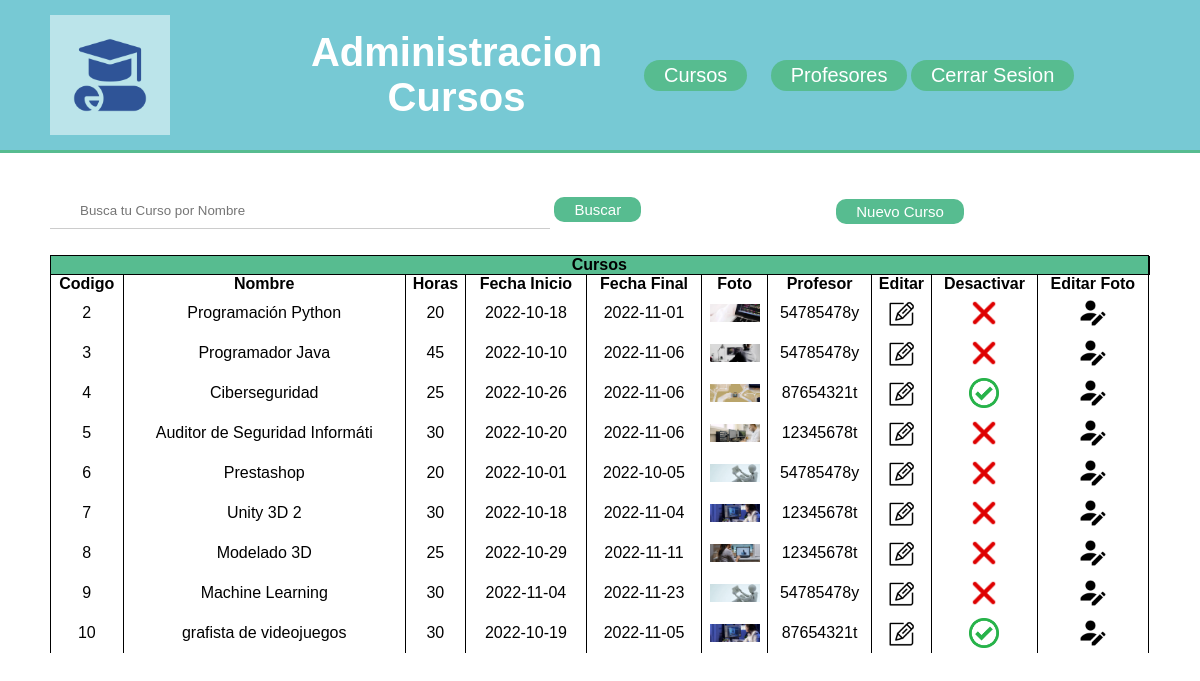
Page /Admin/cursos_admin.php (signed in) on the committed database.
### tables this page shows
CREATE TABLE `cursos` (
  `codigo` int(11) NOT NULL,
  `nombre` varchar(30) NOT NULL,
  `descripcion` text NOT NULL,
  `horas` int(11) NOT NULL,
  `fecha inicio` date NOT NULL,
  `fecha final` date NOT NULL,
  `foto` varchar(30) NOT NULL,
  `profesor` varchar(9) NOT NULL,
  `activo` tinyint(1) NOT NULL DEFAULT 1
);

### Admin/funciones.php (called while the page is built, shortened)
<?php
function listado_cursos($con){
    $sql = "SELECT * FROM cursos";
    if($resultado = $con->query($sql)){
        while($row = $resultado->fetch_assoc()){
            $lista[] = $row;
        }
    }
    return $lista;
}
?>

### Admin/cursos_admin.php (the view, shortened to what this page needs)
<head>
    <link href="estilo_admin.css" rel="stylesheet" type="text/css">
</head>
<body>
    <?php
    if(isset($_SESSION['admin'])){
    include('funciones.php');
    $con = conectar();
    ?>
    <header>
        <section>
            <div class="Logo"><a href="inicio.php"><img src='../logo/logo1.jpg' class="Logo"></a></div>
            <div class="Titulo"><h1>Administracion Cursos</h1></div>
            <div class="Boton_cursos"><a href="cursos_admin.php" class="boton_cursos">Cursos</a></div>
            <div class="Boton_profes"><a href="profesores_admin.php" class="boton_profes">Profesores</a></div>
            <div class="cerrar_sesion"><a href="cerrar_sesion.php" class="cerrar_sesion">Cerrar Sesion</a></div>
        </section>
    </header>
    <div class="Todo">
        <?php
            if(!isset($_POST['busqueda'])){
                $lista = listado_cursos($con);
            }
        ?>
        <div class="buscador">
            <form action='cursos_admin.php' method='POST'>
                <input type="text" id="busqueda" name="busqueda" placeholder="Busca tu Curso por Nombre" autocomplete="off" class="busqueda"></input>
                <input type="submit" id="submit" value="Buscar" class="buscar"></input>
            </form>
        </div>
        <div class="Nuevo_registro">
            <a href="registro_cursos.php" class="boton_nuevo">Nuevo Curso</a>
        </div>
        <div class="tabla">
            <table class="cursos">
                <tr><td colspan="10" class="titulo_cursos"><b>Cursos</b><td></tr>
                <tr>
                    <th>Codigo</th>
                    <th>Nombre</th>
                    <th>Horas</th>
                    <th>Fecha Inicio</th>
                    <th>Fecha Final</th>
                    <th>Foto</th>
                    <th>Profesor</th>
                    <th>Editar</th>
                    <th>Desactivar</th>
                    <th>Editar Foto</th>
                </tr>
            <?php
                foreach($lista as $clave => $valor){
                    echo "<tr>";
                    unset($valor['descripcion']);
                    $activo = $valor['activo'];
                    unset($valor['activo']);
                    foreach($valor as $clave1 => $valor1){
                        if($clave1 == 'foto'){
                            echo "<td><img src=".$valor1." /></td>";
                        }else{
                            echo "<td>".$valor1."</td>";
                        }
                    }
                    echo "<td class='celda_imagen'><a href='editar_cursos.php?codigo=".$valor['codigo']."'><img src='../imagenes/editar.png' class='editar'></a></td>";
                    if($activo == 1){
                        echo "<td class='celda_imagen'><a href='editar_cursos.php?codigo=".$valor['codigo']."&eliminar=1'><img src='../imagenes/check_rojo.png' class='eliminar'></a></td>";
                    }else{
                        echo "<td class='celda_imagen'><a href='editar_cursos.php?codigo=".$valor['codigo']."&eliminar=0'><img src='../imagenes/check.png' class='eliminar'></a></td>";
                    }
                    echo "<td class='celda_imagen'><a href='editar_foto_curso.php?codigo=".$valor['codigo']."'><img src='../imagenes/editar_foto.png' class='eliminar'></a></td>";
                    echo "</tr>";
                }
            ?>
            </table>
        </div>
    </div>
        <?php
        }else{
            echo "Debes Validarte...";
            echo "<meta http-equiv=REFRESH content=2,URL=login.php>";
        }
        ?>
</body>
</html>

### Admin/estilo_admin.css (style rules this page uses)
* { margin: 0; padding: 0; box-sizing: 0; }
body { font-family: Arial, Helvetica, sans-serif; }
header { background-color: #77c9d4; height: 150px; background-size: cover; background-repeat: no-repeat; border-bottom: #57BC90 3px solid; }
section { max-width: 1100px; margin: auto; height: 100%; display: flex; flex-direction: row; align-content: end; align-items: center; }
section > div { width: 25%; }
div.Logo { align-items: center; float: left; width: 25%; }
div.Logo > a { margin: 0px auto; }
img.Logo { height: 120px; width: 120px; margin: 0px auto; }
div.titulo { align-items: center; float: left; width: 35%; }
h1 { color: white; float: left; font-size: 40px; font-weight: bold; margin: 1em 0; text-align: center; margin: 0px auto; }
div.boton_cursos { display: flex; align-items: center; float: left; width: 15%; }
a.boton_cursos { float:left; color: white; text-decoration: none; background: #57BC90; padding: 4px 20px; border-radius: 30px; font-size: 20px; margin: 0px auto; }
div.boton_profes { display: flex; align-items: center; float: left; width: 15%; }
a.boton_profes { float:left; color: white; text-decoration: none; background: #57BC90; padding: 4px 20px; border-radius: 30px; font-size: 20px; margin: 0px auto; }
a.cerrar_sesion { float:left; color: white; text-decoration: none; background: #57BC90; padding: 4px 20px; border-radius: 30px; font-size: 20px; margin: 0px auto; }
img.editar { width: 40px; }
img.eliminar { width: 30px; }
table.cursos,table.profesores { margin: 1px auto; border-collapse: collapse; width: 100%; }
td.titulo_cursos,td.titulo_profesores { background-color: #57BC90; border: 1px solid black; text-align: center; }
td,th { border-right: 1px solid black; border-left: 1px solid black; text-align: center; }
td.celda_imagen { text-align: center; }
div.todo { max-width: 1100px; margin: 40px auto; height: 70%; }
form { margin: 0px auto; display: block; position: relative; }
input.busqueda { background-size: 24px; width: 500px; border: transparent; border-bottom: solid 1px #ccc; padding: 10px 10px 10px 30px; outline: none; }
input.buscar { color: white; text-decoration: none; background: #57BC90; padding: 4px 20px; border: none; border-radius: 10px; font-size: 15px; margin: 0px auto; cursor: pointer; }
div.buscador { width: 600px; float: left; }
div.Nuevo_registro { height: 37px; display: flex; align-items: center; }
a.boton_nuevo { text-align: end; margin-right: 20px; color: white; text-decoration: none; background: #57BC90; padding: 4px 20px; border-radius: 10px; font-size: 15px; margin: 0px auto; }
div.tabla { margin-top: 25px; }
img { width: 50px; }

### rows in the picture
cursos: codigo "2", nombre "Programación Python", horas "20", fecha inicio "2022-10-18", fecha final "2022-11-01", foto (picture), profesor "54785478y", activo 1 (drawn)
cursos: codigo "3", nombre "Programador Java", horas "45", fecha inicio "2022-10-10", fecha final "2022-11-06", foto (picture), profesor "54785478y", activo 1 (drawn)
cursos: codigo "4", nombre "Ciberseguridad", horas "25", fecha inicio "2022-10-26", fecha final "2022-11-06", foto (picture), profesor "87654321t", activo 0 (drawn)
cursos: codigo "5", nombre "Auditor de Seguridad Informáti", horas "30", fecha inicio "2022-10-20", fecha final "2022-11-06", foto (picture), profesor "12345678t", activo 1 (drawn)
cursos: codigo "6", nombre "Prestashop", horas "20", fecha inicio "2022-10-01", fecha final "2022-10-05", foto (picture), profesor "54785478y", activo 1 (drawn)
cursos: codigo "7", nombre "Unity 3D 2", horas "30", fecha inicio "2022-10-18", fecha final "2022-11-04", foto (picture), profesor "12345678t", activo 1 (drawn)
cursos: codigo "8", nombre "Modelado 3D", horas "25", fecha inicio "2022-10-29", fecha final "2022-11-11", foto (picture), profesor "12345678t", activo 1 (drawn)
cursos: codigo "9", nombre "Machine Learning", horas "30", fecha inicio "2022-11-04", fecha final "2022-11-23", foto (picture), profesor "54785478y", activo 1 (drawn)
cursos: codigo "10", nombre "grafista de videojuegos", horas "30", fecha inicio "2022-10-19", fecha final "2022-11-05", foto (picture), profesor "87654321t", activo 0 (drawn)
